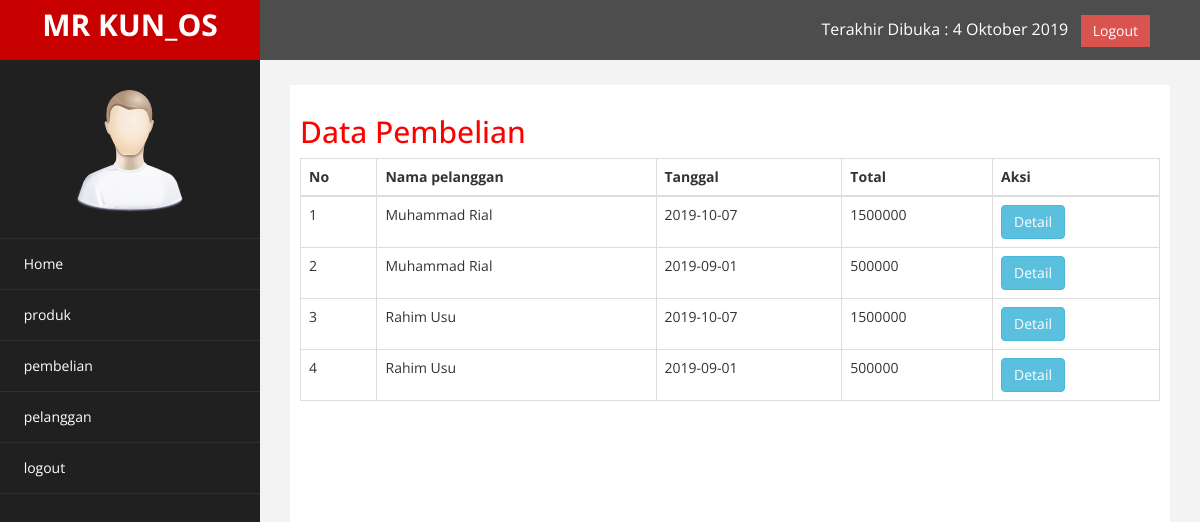
The page /index.php?halaman=pembelian on the database its author committed.
### tables this page shows
CREATE TABLE `pembelian` (
  `id_pembelian` int(11) NOT NULL,
  `id_pelanggan` int(11) NOT NULL,
  `tanggal_pembelian` date NOT NULL,
  `total_pembelian` int(11) NOT NULL
);

CREATE TABLE `pelanggan` (
  `id_pelanggan` int(11) NOT NULL,
  `email_pelanggan` varchar(100) NOT NULL,
  `password_pelanggan` varchar(100) NOT NULL,
  `nama_pelanggan` varchar(100) NOT NULL,
  `no_hp` varchar(15) NOT NULL
);

### pembelian.php (the view)
<h2>Data Pembelian</h2>
<table class="table table-bordered">
	<thead>
		<tr>
			<th>No</th>
			<th>Nama pelanggan</th>
			<th>Tanggal</th>
			<th>Total</th>
			<th>Aksi</th>
		</tr>
	</thead>
	<tbody>
		<?php $nomor=1; ?>
		<?php $ambil=$koneksi->query("SELECT * FROM Pembelian JOIN pelanggan"); ?>
		<?php while($pecah = $ambil->fetch_assoc()){ ?>
		<tr>
			<td><?php echo $nomor; ?></td>
			<td><?php echo $pecah['nama_pelanggan']; ?></td>
			<td><?php echo $pecah['tanggal_pembelian']; ?></td>
			<td><?php echo $pecah['total_pembelian']; ?></td>
			<td>
				<a href="index.php?halaman=detail&id=<?php echo $pecah['id_pembeian']; ?>"
				class="btn btn-info">Detail</a>
			</td>
		</tr>
		<?php $nomor++; ?>
		<?php } ?>
	</tbody>
</table>

### index.php (shortened to what this page needs)
<?php
$koneksi = new mysqli("localhost","root","","KompasSport");
?>
<!DOCTYPE html>
<html xmlns="http://www.w3.org/1999/xhtml">
<head>
    <link href="assets/css/bootstrap.css" rel="stylesheet" />
    <link href="assets/css/font-awesome.css" rel="stylesheet" />
    <link href="assets/js/morris/morris-0.4.3.min.css" rel="stylesheet" />
    <link href="assets/css/custom.css" rel="stylesheet" />
</head>
<body>
    <div id="wrapper">
        <nav class="navbar navbar-default navbar-cls-top " role="navigation" style="margin-bottom: 0">
            <div class="navbar-header">
                <a class="navbar-brand" href="index.html">MR KUN_OS</a>
            </div>
  <div style="color: white;
padding: 15px 50px 5px 50px;
float: right;
font-size: 16px;"> Terakhir Dibuka : 4 Oktober 2019 &nbsp; <a href="login.html" class="btn btn-danger square-btn-adjust">Logout</a> </div>
        </nav>
                <nav class="navbar-default navbar-side" role="navigation">
            <div class="sidebar-collapse">
                <ul class="nav" id="main-menu">
				<li class="text-center">
                    <img src="assets/img/find_user.png" class="user-image img-responsive"/>
					</li>
                    <li><a href="index.php"><i class="fa fa-Home fa-3x"></i> Home</a></li>
                    <li><a href="index.php?halaman=produk"><i class="fa fa-Home fa-3x"></i> produk</a></li>
                    <li><a href="index.php?halaman=pembelian"><i class="fa fa-Home fa-3x"></i> pembelian</a></li>
                    <li><a href="index.php?halaman=pelanggan"><i class="fa fa-Home fa-3x"></i> pelanggan</a></li>
                    <li><a href="index.php?halaman=logout"><i class="fa fa-Home fa-3x"></i> logout</a></li>
                </ul>
            </div>
        </nav>
        <div id="page-wrapper" >
            <div id="page-inner">
            <?php
            if (isset($_GET['halaman']))
            {
                if ($_GET['halaman']=="produk")
                {
                    include 'produk.php';
                }
                elseif  ($_GET ['halaman']=="pembelian")
                {
                    include 'pembelian.php';
                }
                elseif ($_GET['halaman']=="pelanggan")
                {
                    include 'pelanggan.php';
                }
            }
            else
            {
                include 'home.php';
            }
            ?>
    </div>
            </div>
        </div>
</body>
</html>

### assets/css/custom.css (style rules this page uses)
body { font-family: 'Open Sans', sans-serif; }
#wrapper { width: 100%; background:#202020; }
#page-wrapper { padding: 15px 15px; min-height: 600px; background:#F3F3F3; }
#page-inner { width:100%; margin:10px 20px 10px 0px; background-color:#fff!important; padding:10px; min-height:1200px; }
.text-center { text-align:center; }
h2 { color: #f00; }
.square-btn-adjust { border: 0px solid transparent; -webkit-border-radius: 0px; -moz-border-radius: 0px; border-radius: 0px; }
.user-image { margin: 25px auto; -webkit-border-radius: 10px; -moz-border-radius: 10px; border-radius: 10px; max-height:170px; max-width:170px; }
.navbar-cls-top .navbar-brand { color: #fff; background: #C90000; width: 260px; text-align: center; height: 60px; font-size: 30px; font-weight: 700; }
.sidebar-collapse , .sidebar-collapse .nav { background:none; }
.sidebar-collapse .nav { padding:0; }
.sidebar-collapse .nav > li > a { color:#fff; background:#202020; text-shadow:none; }
.sidebar-collapse > .nav > li > a { padding:15px 10px; }
.sidebar-collapse > .nav > li { border-bottom: 1px solid rgba(107, 108, 109, 0.19); }
.navbar-side { border:none; background-color: #202020; }
.navbar-cls-top { background:#4D4D4D; border-bottom:none; }
.navbar-default { border:0px solid black; }
.navbar-header { background: #A70303; }
@media (min-width:768px) { #page-wrapper { margin: 0 0 0 260px; padding: 15px 30px; min-height: 1200px; } }
@media (min-width:768px) { .navbar-side { z-index: 1; position: absolute; width: 260px; } }
@media (min-width:768px) { .navbar { border-radius: 0px; } }

### rows shown on the page
pembelian: pelanggan.nama_pelanggan "Muhammad Rial", tanggal_pembelian "2019-10-07", total_pembelian "1500000", pelanggan.nama_pelanggan "Rahim Usu"
pembelian: pelanggan.nama_pelanggan "Muhammad Rial", tanggal_pembelian "2019-09-01", total_pembelian "500000", pelanggan.nama_pelanggan "Rahim Usu"
